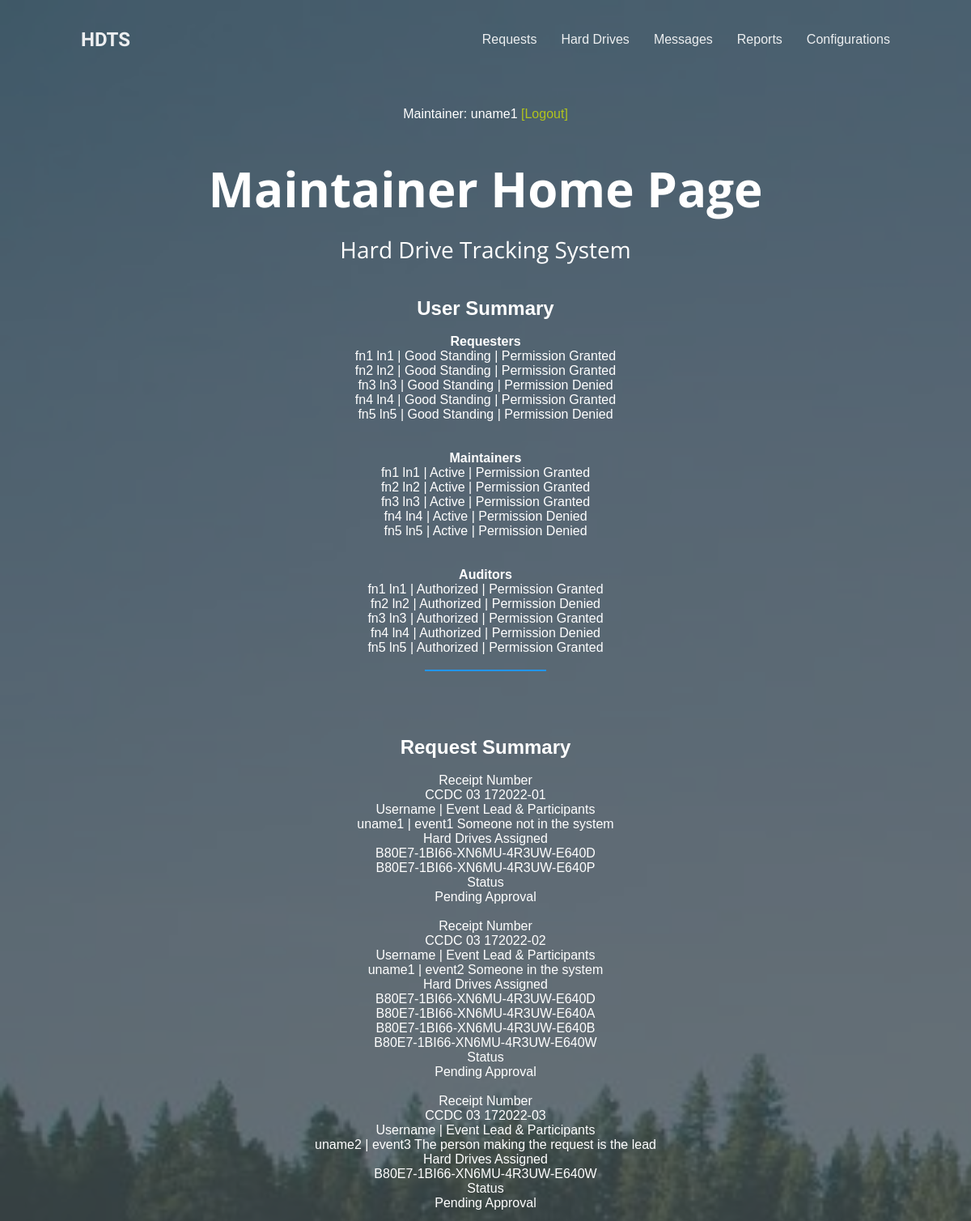
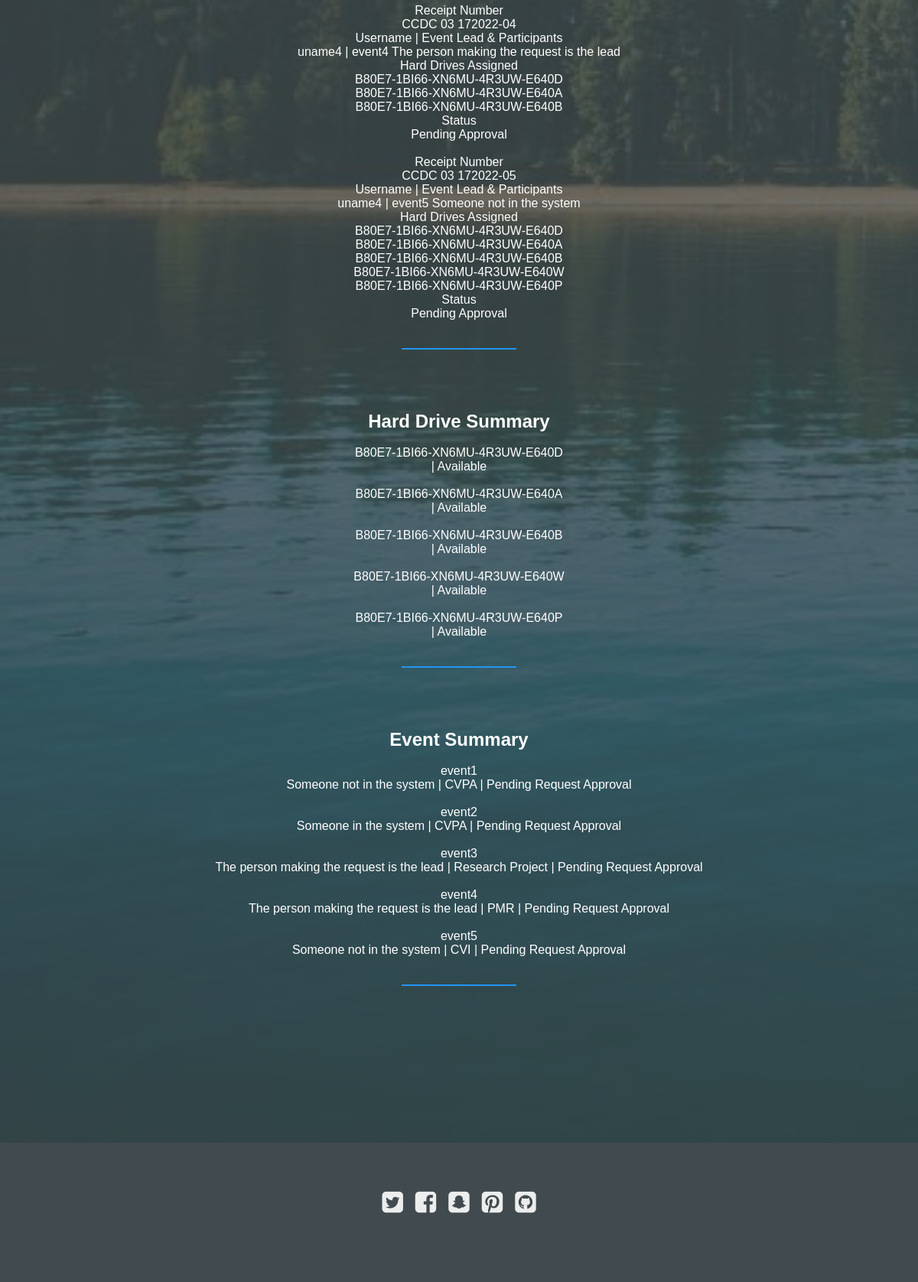
The page /base_maintainer/ (signed in) on the database its author committed (2 pictures, top to bottom).
### website/models.py (models this page shows, shortened)
class Requester(models.Model):
    user = models.OneToOneField(User, null=True, on_delete=models.CASCADE)
    requester_status_choices = (
        ("Good Standing", "Good Standing"),
        ("Delinquent", "Delinquent"),
        ("Disabled", "Disabled"),
        ("Archived", "Archived"),
    )
    first_name = models.CharField(max_length=100)  # required
    last_name = models.CharField(max_length=100)  # required
    email = models.EmailField(max_length=254, blank=True, null=True)  # required
    direct_supervisor_email = models.EmailField(max_length=254, blank=True, null=True)  # required
    branch_chief_email = models.EmailField(max_length=254, blank=True, null=True)  # required
    requester_status = models.CharField(max_length=50, choices=requester_status_choices,
                                        default=requester_status_choices[0][0])  # required

class Maintainer(models.Model):
    user = models.OneToOneField(User, null=True, on_delete=models.CASCADE)
    maintainer_status_choices = (
        ("Active", "Active"),
        ("Disabled", "Disabled"),
        ("Archived", "Archived"),
    )
    first_name = models.CharField(max_length=100)  # required
    last_name = models.CharField(max_length=100)  # required
    email = models.EmailField(max_length=254, blank=True, null=True)  # required
    maintainer_status = models.CharField(max_length=50, choices=maintainer_status_choices,
                                         default=maintainer_status_choices[0][0])  # required

class Auditor(models.Model):
    user = models.OneToOneField(User, null=True, on_delete=models.CASCADE)
    auditor_status_choices = (
        ("Authorized", "Authorized"),
        ("Unauthorized", "Unauthorized"),
        ("Archived", "Archived"),
    )
    first_name = models.CharField(max_length=100)
    last_name = models.CharField(max_length=100)
    email = models.EmailField(max_length=254, blank=True, null=True)
    auditor_status = models.CharField(max_length=50, choices=auditor_status_choices,
                                      default=auditor_status_choices[0][0])  # required

class Request(models.Model):
    requester = models.ForeignKey(Requester, null=True, on_delete=models.CASCADE)
    event = models.OneToOneField(Event, null=True, on_delete=models.CASCADE)
    hard_drive = models.ManyToManyField(HardDrive)
    status_choices = (
        ("Pending Approval", "Pending Approval"),
        ("Under Review", "Under Review"),
        ("Approved", "Approved"),
        ("Denied", "Denied"),
        ("Cancelled", "Cancelled"),
        ("Completed", "Completed"),
    )
    receipt_number = models.CharField(max_length=50, blank=False, null=False)  # required
    status = models.CharField(max_length=50, choices=status_choices, blank=False, null=False)  # required
    creation_date = models.DateField(max_length=254)  # required
    data_of_last_modification = models.DateField(max_length=254)  # required
    need_hard_drives_by_date = models.DateField(max_length=254)  # required
    number_of_classified_hard_drives_needed = models.PositiveIntegerField(default=0)  # required
    number_of_unclassified_hardDrives_needed = models.PositiveIntegerField(default=0)  # required
    comment = models.CharField(max_length=1000, blank=True, null=True)

class Event(models.Model):
    status_choices = (
        ("Pending Request Approval", "Pending Request Approval"),
        ("Upcoming", "Upcoming"),
        ("Ongoing", "Ongoing"),
        ("Past", "Past"),
        ("Cancelled", "Cancelled"),
    )
    duration_choices = (
        ("10 days", "10 days"),
        ("20 days", "20 days"),
        ("30 days", "30 days"),
        ("40 days", "40 days"),
        ("50 days", "50 days"),
        ("60 days", "60 days"),
    )
    type_choices = (
        ("CVPA", "CVPA"),
        ("VoF", "VoF"),
        ("CVI", "CVI"),
        ("PMR", "PMR"),
        ("Cyber Resilience", "Cyber Resilience"),
        ("Individual Project", "Individual Project"),
        ("Research Project", "Research Project"),
        ("System Acceptance", "System Acceptance"),
        ("Other", "Other"),
    )
    name = models.CharField(max_length=254)  # required
    description = models.CharField(max_length=254)  # could be file attachment
    location = models.CharField(max_length=254)
    lead = models.CharField(max_length=254, blank=True, null=True)
    participants = models.CharField(max_length=254)
    type = models.CharField(max_length=254, choices=type_choices,
                            default=type_choices[0][0])  # required IT IS STILL PENDING
    duration = models.CharField(max_length=254, choices=duration_choices, default=duration_choices[0][0])  # required
    status = models.CharField(max_length=254, choices=status_choices, default=status_choices[0][0])  # required
    start_date = models.DateField(max_length=254)  # required
    end_date = models.DateField(max_length=254)  # required
    def __str__(self):  # uncomment to see default name in /admin
        details = (str(self.name), str(self.lead))
        return " ".join(details)

class HardDrive(models.Model):
    hard_drive_status_choices = (
        ("Assigned", "Assigned"),
        ("Available", "Available"),
        ("End of Life", "End of Life"),
        ("Master Clone", "Master Clone"),
        ("Pending Wipe", "Pending Wipe"),
        ("Destroyed", "Destroyed"),
        ("Lost", "Lost"),
        ("Overdue", "Overdue"),
        ("Picked Up", "Picked Up"),
        ("Returned", "Returned"),
        ("Pending Change", "Pending Change"),
    )
    justifications_choices = [
        ("Text", "Text"),
        ("File Attachment", "File Attachment"),
    ]
    classification_choices = (
        ("Unclassified", "Unclassified"),
        ("Classified", "Classified"),
    )
    boot_test_status_choices = (
        ("Pass", "Pass"),
        ("Fail", "Fail"),
    )
    size_choices = (
        ("16GB", "16GB"),
        ("32GB", "32GB"),
        ("64GB", "64GB"),
        ("128GB", "128GB"),
        ("256GB", "256GB"),
        ("500GB", "500GB"),
        ("1TB", "1TB"),
        ("1.5TB", "1.5TB"),
        ("2TB", "2TB"),
        ("4TB", "4TB"),
        ("6TB", "6TB"),
        ("8TB", "8TB"),
        ("12TB", "12TB"),
        ("Other", "Other"),
    )
    creation_date = models.DateField(auto_now_add=False, blank=False, null=True)
    serial_number = models.CharField(max_length=100, blank=False, null=False)
    manufacturer = models.CharField(max_length=100, blank=False, null=True)
    model_number = models.CharField(max_length=100, blank=False, null=True)
    type = models.CharField(max_length=50, blank=False, null=True)
    connection_port = models.CharField(max_length=50, blank=False, null=True)
    size = models.CharField(max_length=50, choices=size_choices, blank=False, null=True)
    classification = models.CharField(max_length=50, choices=classification_choices, blank=True, null=True)  # required
    classification_change_justification = models.CharField(max_length=50, choices=justifications_choices,
                                                           default='Text', blank=True, null=True)
    image_version_ID = models.CharField(max_length=50, blank=True, null=True)
    boot_test_status = models.CharField(max_length=50, choices=boot_test_status_choices, default='Pass', blank=True,
                                        null=True)
    boot_test_expiration_date = models.DateField(auto_now_add=False, blank=True, null=True)
    status = models.CharField(max_length=50, choices=hard_drive_status_choices, default='Available')
    hard_drive_status_change_justification = models.CharField(max_length=50, choices=justifications_choices,
                                                              default='Text', blank=True, null=True)
    date_issued = models.DateField(auto_now_add=False, blank=True, null=True)  # required
    expected_return_date = models.DateField(auto_now_add=False, blank=True, null=True)  # required
    hard_drive_return_date_justification = models.CharField(max_length=50, choices=justifications_choices,
                                                            default='Text', blank=True, null=True)
    actual_return_date = models.DateField(auto_now_add=False, blank=True, null=True)  # required
    date_modified = models.DateField(auto_now=False, blank=True, null=True)  # required

### website/decorators.py (the view)
        def wrapper_func(request, *args, **kwargs):
            groups = []
            if request.user.groups.exists():
                for group in request.user.groups.all():
                    groups.append(group.name)
            check_true = any(group_names in groups for group_names in allowed_roles)
            if check_true:
                return view_func(request, *args, **kwargs)
            else:
                return HttpResponse("You are not authorized to view this page")

### website/templates/pages/base_maintainer.html
{% extends 'pages/base.html' %}
{% load static %}
{% block navbar %}
{% include 'pages/navbar_maintainer.html' %}
{% endblock %}
{% block mainBody %}
<section class="hero">
    <p style="text-align:center;">Maintainer: {{request.user}} <a href="{% url 'logoutUser' %}"><span
            style="color:rgba(201, 219, 10, 0.9);">[Logout]</span></a></p>
    <div class="background-image" style="background-image: url({% static 'assets/img/balloon.jpg' %});"></div>
    <h1>Maintainer Home Page</h1>
    <h3>Hard Drive Tracking System</h3>
    <h2 class="title">User Summary</h2><br>
    <h4>Requesters</h4>
    {%for each_user in requesters%}
    {{each_user.first_name}} {{each_user.last_name}} |
    {{each_user.requester_status}} |
    {% if each_user.user in requester_group %}Permission Granted{% else %}Permission Denied{% endif %}
    <br>
    {%endfor%}<br><br>
    <h4>Maintainers</h4>
    {%for each_user in maintainers%}
    {{each_user.first_name}} {{each_user.last_name}} |
    {{each_user.maintainer_status}} |
    {% if each_user.user in maintainer_group %}Permission Granted{% else %}Permission Denied{% endif %}
    <br>
    {%endfor%}<br><br>
    <h4>Auditors</h4>
    {%for each_user in auditors%}
    {{each_user.first_name}} {{each_user.last_name}} |
    {{each_user.auditor_status}} |
    {% if each_user.user in auditor_group %}Permission Granted{% else %}Permission Denied{% endif %}
    <br>
    {%endfor%}
    <br>
    <hr>
    <h2 class="title">Request Summary</h2><br>
    {%for each_request in requests %}
    Receipt Number<br>
    {{each_request.receipt_number}}<br>
    Username | Event Lead & Participants<br>
    {{each_request.requester.user.username}} | {{each_request.event}}<br>
    Hard Drives Assigned<br>
    {% for hard_drive in each_request.hard_drive.all %}
    {{ hard_drive.serial_number}}<br>
    {% endfor %}
    Status<br>
    {{each_request.status}}
    <br><br>
    {%endfor%}
    <br>
    <hr>
    <h2 class="title">Hard Drive Summary</h2><br>
    {%for each_hard_drive in hard_drives %}
    {{each_hard_drive.serial_number}}<br>
    {{each_hard_drive.request}} | {{each_hard_drive.status}}<br>
    <br>
    {%endfor%}
	<br>
    <hr>
    <h2 class="title">Event Summary</h2><br>
    {%for each_event in events %}
    {{each_event.name}}<br>
    {{each_event.lead}} | {{each_event.type}} | {{each_event.status}}<br>
    <br>
    {%endfor%}
	<br>
    <hr>
</section>
{% endblock %}

### static/assets/css/styles.css (style rules this page uses)
* { margin: 0; padding: 0; box-sizing: border-box; }
html { font: normal 16px sans-serif; color: #555; }
a { text-decoration: none; color: inherit; cursor: pointer; opacity: 0.9; }
hr { width: 150px; height: 2px; background-color: #2196F3; border: 0; margin-bottom: 80px; }
section { display: flex; flex-direction: column; align-items: center; padding: 125px 100px; }
section p { max-width: 800px; text-align: center; margin-bottom: 35px; padding: 0 20px; line-height: 2; }
.hero { position: relative; justify-content: center; min-height: 100vh; color: #fff; text-align: center; }
.hero .background-image { position: absolute; top: 0; left: 0; width: 100%; height: 100%; background-size: cover; background-color: #2196F3; z-index: -1; }
.hero .background-image:after { content: ''; position: absolute; top: 0; left: 0; width: 100%; height: 100%; background-color: #414a4f; opacity: 0.75; }
.hero h1 { font: bold 60px 'Open Sans', sans-serif; margin-bottom: 15px; }
.hero h3 { font: normal 28px 'Open Sans', sans-serif; margin-bottom: 40px; }

### rows shown on the page
Requester: first_name "fn1", last_name "ln1", requester_status "Good Standing", shows "Permission Granted"
Requester: first_name "fn2", last_name "ln2", requester_status "Good Standing", shows "Permission Granted"
Requester: first_name "fn3", last_name "ln3", requester_status "Good Standing", shows "Permission Denied"
Requester: first_name "fn4", last_name "ln4", requester_status "Good Standing", shows "Permission Granted"
Requester: first_name "fn5", last_name "ln5", requester_status "Good Standing", shows "Permission Denied"
Maintainer: first_name "fn1", last_name "ln1", maintainer_status "Active", shows "Permission Granted"
Maintainer: first_name "fn2", last_name "ln2", maintainer_status "Active", shows "Permission Granted"
Maintainer: first_name "fn3", last_name "ln3", maintainer_status "Active", shows "Permission Granted"
Maintainer: first_name "fn4", last_name "ln4", maintainer_status "Active", shows "Permission Denied"
Maintainer: first_name "fn5", last_name "ln5", maintainer_status "Active", shows "Permission Denied"
Auditor: first_name "fn1", last_name "ln1", auditor_status "Authorized", shows "Permission Granted"
Auditor: first_name "fn2", last_name "ln2", auditor_status "Authorized", shows "Permission Denied"
Auditor: first_name "fn3", last_name "ln3", auditor_status "Authorized", shows "Permission Granted"
Auditor: first_name "fn4", last_name "ln4", auditor_status "Authorized", shows "Permission Denied"
Auditor: first_name "fn5", last_name "ln5", auditor_status "Authorized", shows "Permission Granted"
Request: receipt_number "CCDC 03 172022-01", requester.user.username "uname1", event "event1 Someone not in the system", status "Pending Approval"
HardDrive: serial_number "B80E7-1BI66-XN6MU-4R3UW-E640D", status "Available"
HardDrive: serial_number "B80E7-1BI66-XN6MU-4R3UW-E640P", status "Available"
Request: receipt_number "CCDC 03 172022-02", requester.user.username "uname1", event "event2 Someone in the system", status "Pending Approval"
HardDrive: serial_number "B80E7-1BI66-XN6MU-4R3UW-E640A", status "Available"
HardDrive: serial_number "B80E7-1BI66-XN6MU-4R3UW-E640B", status "Available"
HardDrive: serial_number "B80E7-1BI66-XN6MU-4R3UW-E640W", status "Available"
Request: receipt_number "CCDC 03 172022-03", requester.user.username "uname2", event "event3 The person making the request is the lead", status "Pending Approval"
Request: receipt_number "CCDC 03 172022-04", requester.user.username "uname4", event "event4 The person making the request is the lead", status "Pending Approval"
Request: receipt_number "CCDC 03 172022-05", requester.user.username "uname4", event "event5 Someone not in the system", status "Pending Approval"
Event: name "event1", lead "Someone not in the system", type "CVPA", status "Pending Request Approval"
Event: name "event2", lead "Someone in the system", type "CVPA", status "Pending Request Approval"
Event: name "event3", lead "The person making the request is the lead", type "Research Project", status "Pending Request Approval"
Event: name "event4", lead "The person making the request is the lead", type "PMR", status "Pending Request Approval"
Event: name "event5", lead "Someone not in the system", type "CVI", status "Pending Request Approval"

### other values the page prints
{{ request.user }} "uname1"
